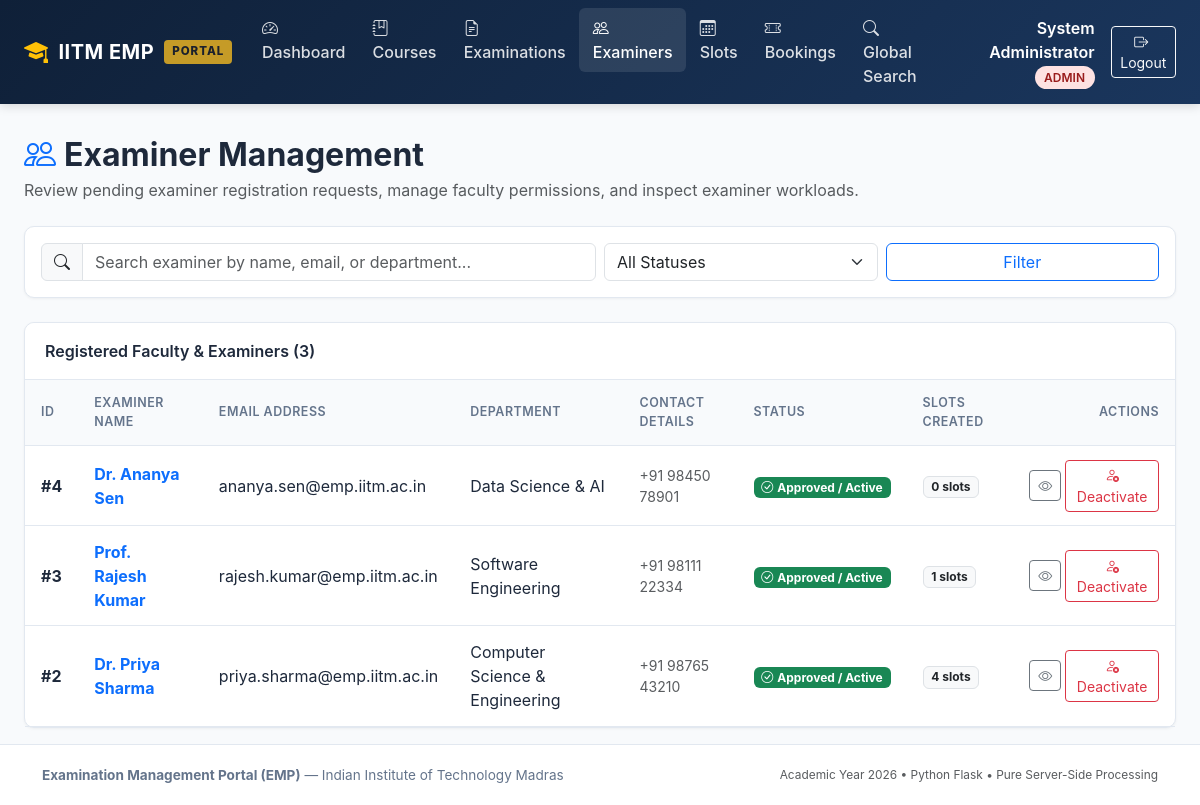
Page /admin/examiners (signed in) on the earlier database version.
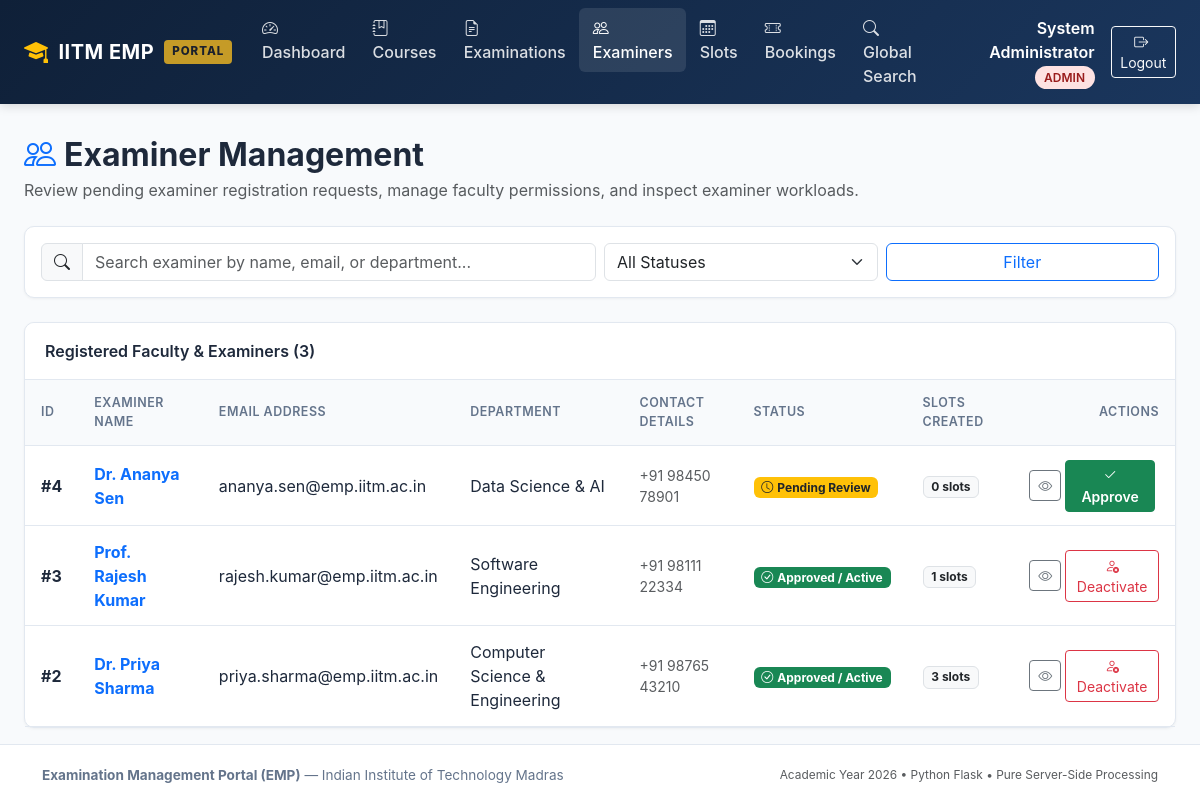
Same page on the later database version.
### models/user.py (models this page shows, shortened)
class User(UserMixin, db.Model):
    __tablename__ = 'users'
    id = db.Column(db.Integer, primary_key=True, autoincrement=True)
    name = db.Column(db.String(150), nullable=False)
    email = db.Column(db.String(150), unique=True, nullable=False, index=True)
    password_hash = db.Column(db.String(256), nullable=False)
    role = db.Column(db.String(20), nullable=False)
    status = db.Column(db.String(20), nullable=False, default='active')
    created_at = db.Column(db.DateTime, default=datetime.now, nullable=False)
    examiner_profile = db.relationship('ExaminerProfile', back_populates='user', uselist=False, cascade='all, delete-orphan')
    slots = db.relationship('ExaminationSlot', back_populates='examiner', foreign_keys='ExaminationSlot.examiner_id', cascade='all, delete-orphan')
    bookings = db.relationship('Booking', back_populates='student', foreign_keys='Booking.student_id', cascade='all, delete-orphan')

class ExaminerProfile(db.Model):
    __tablename__ = 'examiner_profiles'
    examiner_id = db.Column(db.Integer, db.ForeignKey('users.id', ondelete='CASCADE'), primary_key=True)
    name = db.Column(db.String(150), nullable=False)
    contact_details = db.Column(db.String(150), nullable=True)
    department = db.Column(db.String(150), nullable=True)
    status = db.Column(db.String(20), nullable=False, default='pending')
    user = db.relationship('User', back_populates='examiner_profile')

### routes/admin.py (the view, shortened to what this page needs)
@admin_bp.route('/examiners')
def examiners():
    search_query = request.args.get('q', '').strip()
    status_filter = request.args.get('status', '').strip()
    query = User.query.filter_by(role='examiner')
    if status_filter:
        query = query.filter_by(status=status_filter)
    examiner_list = query.order_by(User.id.desc()).all()
    return render_template('admin/examiners.html', examiners=examiner_list, search_query=search_query, status_filter=status_filter)

### routes/admin.py (called while the page is built)
@admin_bp.before_request
@login_required
@role_required('admin')
def check_admin():
    pass

### templates/admin/examiners.html (shortened to what the changed rows need)
{% extends 'base.html' %}
{% block content %}
<div class="d-flex flex-column flex-md-row justify-content-between align-items-md-center mb-4 gap-2">
  <div>
    <h2 class="fw-bold mb-1"><i class="bi bi-people text-primary me-2"></i>Examiner Management</h2>
  </div>
</div>
<div class="emp-card">
  <div class="table-responsive">
    <table class="emp-table">
      <thead>
        <tr>
          <th>ID</th>
          <th>Examiner Name</th>
          <th>Email Address</th>
          <th>Department</th>
          <th>Contact Details</th>
          <th>Status</th>
          <th>Slots Created</th>
          <th class="text-end">Actions</th>
        </tr>
      </thead>
      <tbody>
        {% for examiner in examiners %}
        <tr>
          <td class="fw-bold">#{{ examiner.id }}</td>
          <td class="fw-bold">
            <a href="{{ url_for('admin.examiner_detail', user_id=examiner.id) }}" class="text-decoration-none">
              {{ examiner.name }}
            </a>
          </td>
          <td>{{ examiner.email }}</td>
          <td>{{ examiner.examiner_profile.department if examiner.examiner_profile else 'N/A' }}</td>
          <td class="small text-muted">{{ examiner.examiner_profile.contact_details if examiner.examiner_profile else 'N/A' }}</td>
          <td>
            {% if examiner.status == 'pending' %}
              <span class="badge bg-warning text-dark"><i class="bi bi-clock me-1"></i>Pending Review</span>
            {% elif examiner.status == 'active' %}
              <span class="badge bg-success"><i class="bi bi-check-circle me-1"></i>Approved / Active</span>
            {% else %}
              <span class="badge bg-danger">Inactive</span>
            {% endif %}
          </td>
          <td>
            <span class="badge bg-light text-dark border">{{ examiner.slots|length }} slots</span>
          </td>
          <td class="text-end">
            <div class="d-inline-flex gap-1 align-items-center">
              <a href="{{ url_for('admin.examiner_detail', user_id=examiner.id) }}" class="btn btn-sm btn-outline-secondary" title="View Workload">
                <i class="bi bi-eye"></i>
              </a>
              {% if examiner.status == 'pending' %}
                <form method="POST" action="{{ url_for('admin.approve_examiner', user_id=examiner.id) }}" class="d-inline">
                  <button type="submit" class="btn btn-sm btn-success fw-semibold" title="Approve Examiner">
                    <i class="bi bi-check2"></i> Approve
                  </button>
                </form>
              {% endif %}
              <form method="POST" action="{{ url_for('admin.toggle_examiner_status', user_id=examiner.id) }}" class="d-inline">
                {% if examiner.status == 'active' %}
                  <button type="submit" class="btn btn-sm btn-outline-danger" title="Deactivate Examiner">
                    <i class="bi bi-person-x"></i> Deactivate
                  </button>
                {% elif examiner.status == 'inactive' %}
                  <button type="submit" class="btn btn-sm btn-outline-success" title="Activate Examiner">
                    <i class="bi bi-person-check"></i> Activate
                  </button>
                {% endif %}
              </form>
            </div>
          </td>
        </tr>
        {% endfor %}
      </tbody>
    </table>
  </div>
</div>
{% endblock %}

Differences in the rows shown:
changed User "Dr. Ananya Sen": status "Approved / Active Deactivate" → "Pending Review Approve"
changed User "Dr. Priya Sharma": slots|length "4" → "3"
